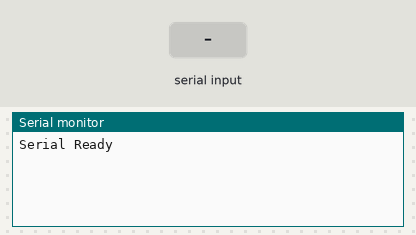
Recording of a sketch running on a simulated Arduino Uno, built with avr-gcc and run on an emulated ATmega328P. Shown: the last lines printed to the serial monitor. Inputs (shaded band) come from the test bench.

Above: at 1.2 s.
1.3 s: "1" received over Serial
At 1.8 s:
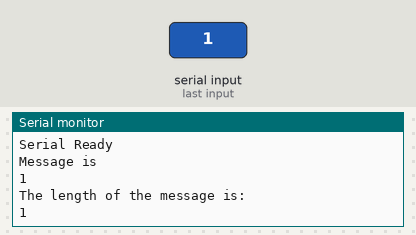
2.8 s: "0" received over Serial
At 4.0 s:
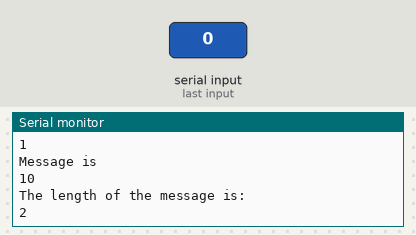
4.3 s: "2" received over Serial
At 5.4 s:
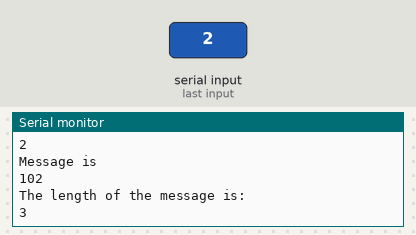
Timing chart, 0 to 7.3 s (numbered marks = the images above; inputs shaded):
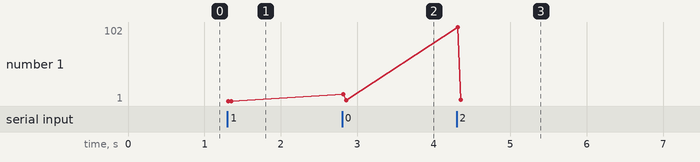

The sketch:

sketch_oct24c_attemptCOM.ino
```cpp
String ID;
String msg;
void setup() {
  // put your setup code here, to run once:
  Serial.begin(9600);
  Serial.println("Serial Ready");

}
char c;

void loop() {
  // put your main code here, to run repeatedly:
  while(Serial.available()>0)
  {
    c=Serial.read();
    msg+=c;
    Serial.println("Message is\n");
    Serial.println(msg);
    Serial.println("The length of the message is:\n");
    Serial.println(msg.length());

  }
}
```

Measured:
- after the input at 1.3 s, the serial monitor: prints a new line at once (image 1)
- after the input at 2.8 s, the serial monitor: prints a new line at once (image 2)
- after the input at 4.3 s, the serial monitor: prints a new line at once (image 3)
- plotted number 1: 1 → 2 after the input at 2.8 s, 2 → 3 after the input at 4.3 s
